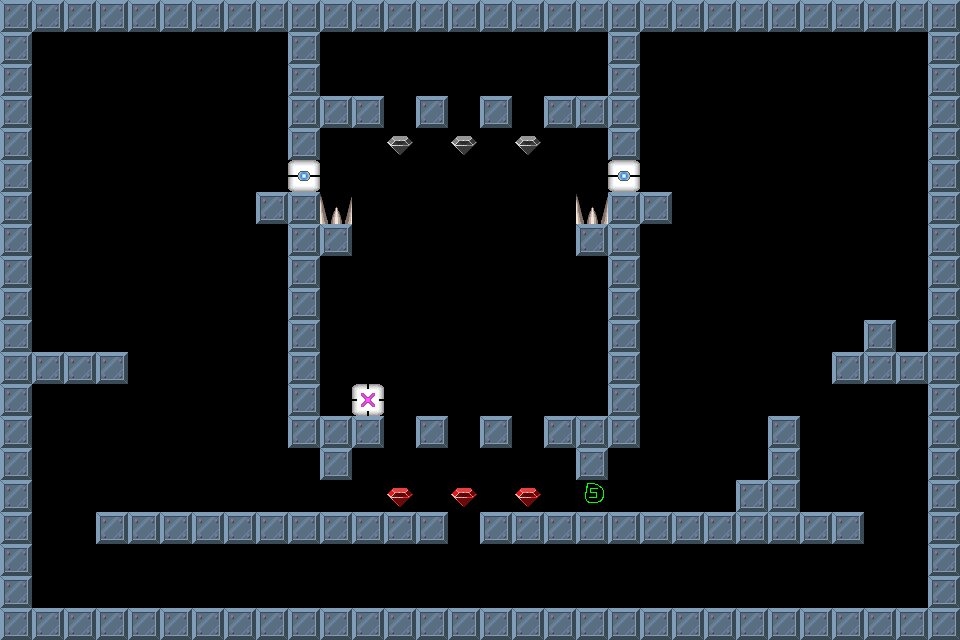

Rendered tile map (Tiled .tmx) drawn with the repository's tilesets; below, a short description and the map source with its tile grids summarised:
An orthogonal 30x20 tile map with 32x32 px tiles, 1 tile layer (Tile Layer 1).

<map version="1.0" orientation="orthogonal" width="30" height="20" tilewidth="32" tileheight="32">
 <tileset firstgid="1" name="brick-1" tilewidth="32" tileheight="32">
  <image source="brick-1.png" width="128" height="128" />
  <tile id="0">
   <properties>
    <property name="components" value="Platform" />
   </properties>
  </tile>
  <tile id="1">
   <properties>
    <property name="components" value="PlayerStart" />
   </properties>
  </tile>
  <tile id="2">
   <properties>
    <property name="components" value="Spikes, Deadly" />
   </properties>
  </tile>
  <tile id="3">
   <properties>
    <property name="components" value="Gem" />
   </properties>
  </tile>
  <tile id="4">
   <properties>
    <property name="components" value="Spikes, Deadly" />
   </properties>
  </tile>
  <tile id="5">
   <properties>
    <property name="components" value="Stone, Pushable, Platform" />
   </properties>
  </tile>
  <tile id="6">
   <properties>
    <property name="components" value="Gem, PowerUp" />
   </properties>
  </tile>
  <tile id="7">
   <properties>
    <property name="components" value="Gem, PowerDown" />
   </properties>
  </tile>
  <tile id="8">
   <properties>
    <property name="components" value="AntiStone" />
   </properties>
  </tile>
 </tileset>
 <layer name="Tile Layer 1" width="30" height="20">
  <data>[600 cells, 184 non-empty, 7 distinct tile ids]</data>
 </layer>
</map>
